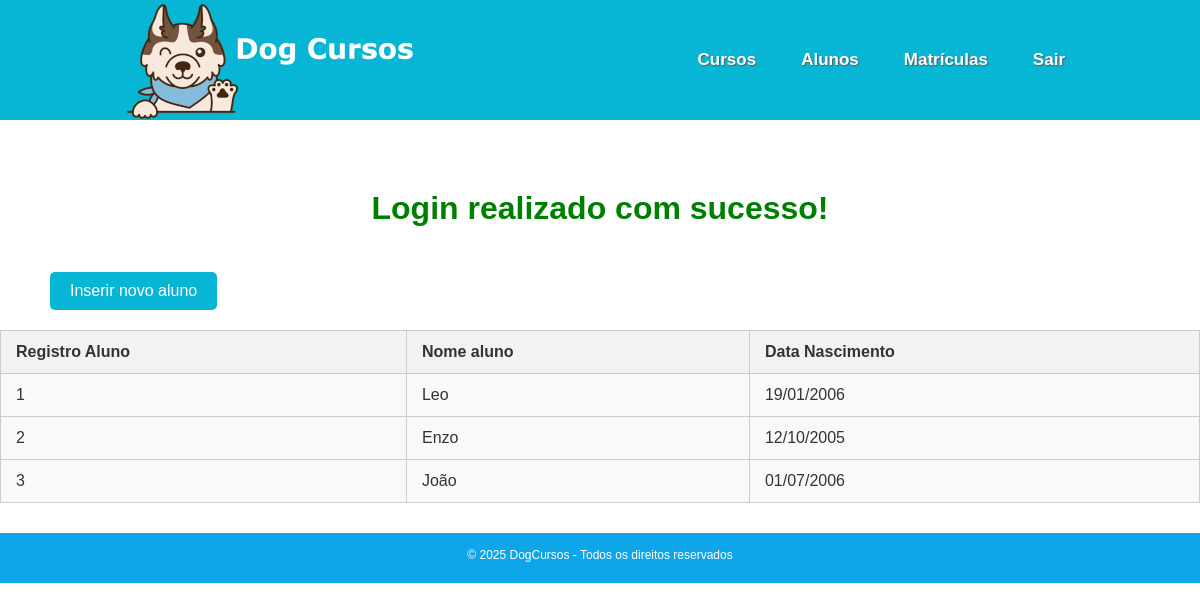
The app's page /alunos (signed in) with its own data.
### tables this page shows
CREATE TABLE `alunos` (
  `id` int(11) NOT NULL,
  `nome_aluno` varchar(100) NOT NULL,
  `data_nascimento` date NOT NULL
);

### src/controllers/alunos.controller.php (called while the page is built, shortened)
<?php
    if($acao == 'listar'){
        try{
            $alunos = AlunoDAO::listarTodos();
        }catch(Exception $e){
            setcookie('mensagem_erro', 'Erro ao listar alunos. Erro: '. $e->getMessage(), time() + 2, '/');
            $alunos = [];
        }
    }else if($acao == 'cadastrar'){
        $acao = 'inserir_aluno';
    }else if($acao == 'gravar'){
        if($_SERVER['REQUEST_METHOD'] === 'POST'){
            $Aluno = new Aluno();
            $Aluno->__set('nome_aluno', $_POST['nome_aluno']);
            $Aluno->__set('data_nascimento', $_POST['data_nascimento']);
            if($Aluno->__get('nome_aluno') != '' && $Aluno->__get('data_nascimento') != ''){
                try{
                    AlunoDAO::inserir($Aluno);
                    setcookie('mensagem', 'Aluno cadastrado com Sucesso!', time() + 2, '/');
                }catch(Exception $e){
                    setcookie('mensagem_erro', 'Erro ao cadastrar aluno. Erro: '. $e->getMessage(), time() + 2, '/');
                }
            }else{
                setcookie('mensagem_erro', 'Erro ao cadastrar aluno. Verifique os dados e tente novamente.', time() + 2, '/');
            }
        }
        header('Location: /alunos');
    }else if(str_contains($acao, 'deletar') && $_SESSION['role'] == 'admin'){
        if($_SERVER['REQUEST_METHOD'] === 'GET'){
            try{
                $aluno = AlunoDAO::buscarPorId($_GET['id']);
                if($aluno === null){
                    throw new Exception('Aluno não encontrado.');
                }
                if(MatriculaDAO::buscarMatriculaPorAluno($aluno->__get('id')) != null){
                    throw new Exception('Não é possível deletar o aluno pois ele possui matrículas vinculadas.');
                }
                AlunoDAO::excluir($aluno->__get('id'));
                setcookie('mensagem', 'Aluno deletado com Sucesso!', time() + 2, '/');
            }catch(Exception $e){
                setcookie('mensagem_erro', 'Erro ao deletar aluno. Erro: '. $e->getMessage(), time() + 2, '/');
            }
        }
        header('Location: /alunos');
    }else if($acao == 'modificar' && $_SESSION['role'] == 'admin'){
        if($_SERVER['REQUEST_METHOD'] === 'POST'){
            try{
                $aluno = AlunoDAO::buscarPorId($_POST['id']);
                if($aluno === null){
                    throw new Exception('Aluno não encontrado.');
                }
                $aluno->__set('nome_aluno', $_POST['nome_aluno']);
                $aluno->__set('data_nascimento', $_POST['data_nascimento']);
                if($aluno->__get('nome_aluno') == '' || strlen($aluno->__get('data_nascimento')) > 10 || strlen($aluno->__get('data_nascimento')) < 10){
                    setcookie('mensagem_erro', 'Erro ao modificar aluno. Verifique os dados e tente novamente.', time() + 2, '/');
                    header('Location: /alunos');
                }
                AlunoDAO::atualizar($aluno);
                setcookie('mensagem', 'Aluno modificado com Sucesso!', time() + 2, '/');
            }catch(Exception $e){
                setcookie('mensagem_erro', 'Erro ao modificar aluno. Erro: '. $e->getMessage(), time() + 2, '/');
            }
        }
        header('Location: /alunos');
    }else if(str_contains($acao, 'editar') && $_SESSION['role'] == 'admin'){
        if($_SERVER['REQUEST_METHOD'] === 'GET'){
            $Aluno = new Aluno();
            $acao = 'editar_aluno';
            try{
                $aluno = AlunoDAO::buscarPorId($_GET['id']);
                if($aluno === null){
                        throw new Exception('Aluno não encontrado.');
                }
                $Aluno = $aluno;
            }catch(Exception $e){
                setcookie('mensagem_erro', 'Erro ao buscar aluno. Erro: '. $e->getMessage(), time() + 2, '/');
                header('Location: /alunos');
            }
        }
    }else{
        $acao = '404';
    }
    require_once("views.php");

### src/models/dao/AlunoDAO.php (called while the page is built, shortened)
<?php
class AlunoDAO {
    public static function listarTodos() {
        $pdo = Connection::conectar();
        $stmt = $pdo->query("SELECT id,
                            nome_aluno,
                            DATE_FORMAT(data_nascimento, '%d/%m/%Y') AS data_nascimento
                            FROM alunos ORDER BY id ASC");
        $result = $stmt->fetchAll(PDO::FETCH_ASSOC);
        foreach($result as $row) {
            $Aluno = new Aluno();
            $Aluno->__set('id', $row['id']);
            $Aluno->__set('nome_aluno', $row['nome_aluno']);
            $Aluno->__set('data_nascimento', $row['data_nascimento']);
            $alunos[] = $Aluno;
        }
        return $alunos;
    }
}

### src/models/Aluno.php (called while the page is built, shortened)
<?php
    class Aluno {
        public function __get($atributo)
        {
            return $this->$atributo;
        }
    }

### src/views/alunos.view.php (the view, shortened to what this page needs)
<?php
    if(isset($_COOKIE['mensagem'])){
        echo '<p class="sucess_login">' . htmlspecialchars($_COOKIE['mensagem']) . '</p>';
    }
?>
<div class="button_aluno">
    <a href="/alunos/cadastrar">
    <button>Inserir novo aluno</button>
    </a>
</div>
<table style="border: 1px solid #ccc; width: 100%">
    <tr>
        <th>Registro Aluno</th>
        <th>Nome aluno</th>
        <th>Data Nascimento</th>
    </tr>
    <?php
        require_once('src/models/Aluno.php');
        if($alunos != []){
            foreach($alunos as $aluno){
                echo '<tr><td>'.$aluno->id.'</td>';
                echo '<td>'.$aluno->nome_aluno.'</td>';
                echo '<td>'.$aluno->data_nascimento.'</td>';
                echo '<tr>';
            }
        }else{
            echo '<tr><td>Ainda não foi cadastrado nenhum aluno</td></tr>';
        }
    ?>
</table>

### css/style.css (style rules this page uses)
* { margin: 0; padding: 0; box-sizing: border-box; }
html { -webkit-text-size-adjust: 100%; text-size-adjust: 100%; height: 100%; }
.button_aluno, .button_curso { margin-top: 15px; margin-left: 50px; }
.button_aluno button, .button_curso button { background-color: #06B6D4; color: white; border: none; padding: 10px 20px; border-radius: 5px; cursor: pointer; font-size: 16px; margin-bottom: 20px; }
table { width: 100%; border-collapse: collapse; font-family: Arial, sans-serif; margin-bottom: 30px; }
th, td { padding: 12px 15px; border: 1px solid #ccc; text-align: left; }
th { background-color: #f2f2f2; color: #333; font-weight: bold; }
tr:nth-child(even) { background-color: #f9f9f9; }
td:first-child { font-weight: 500; }
.sucess_login { color: green; font-size: xx-large; font-weight: bold; text-align: center; margin-bottom: 30px; margin-top: 70px; }

### records on screen
alunos: id "1", nome_aluno "Leo", data_nascimento "19/01/2006"
alunos: id "2", nome_aluno "Enzo", data_nascimento "12/10/2005"
alunos: id "3", nome_aluno "João", data_nascimento "01/07/2006"

### other values on screen
$_COOKIE['mensagem'] "Login realizado com sucesso!"
